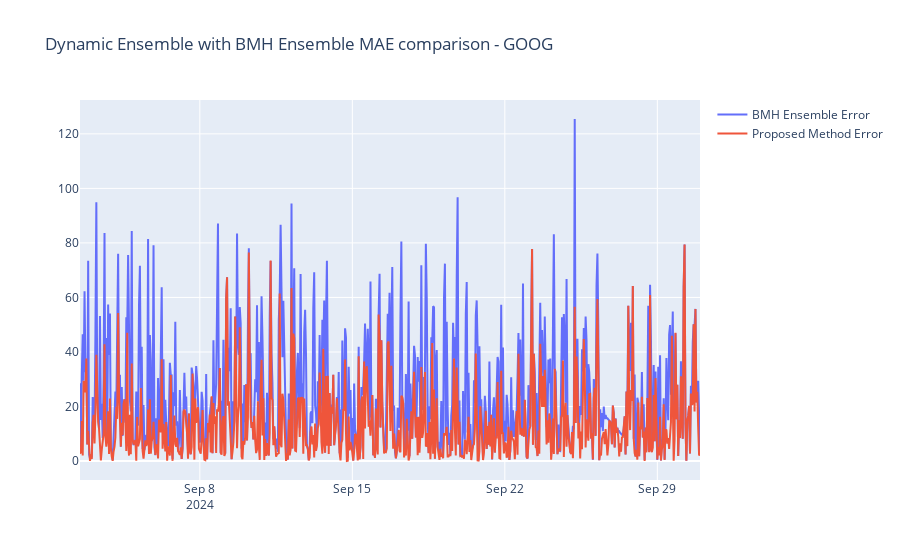

Here is the notebook cell this chart was saved with:
### Code cell
fig = go.Figure()
fig.update_layout(title="Dynamic Ensemble with BMH Ensemble MAE comparison - GOOG")
fig.add_trace(go.Scatter(x=df_test['ds'], y = bmh_errors, mode='lines', name='BMH Ensemble Error'))
fig.add_trace(go.Scatter(x=df_test['ds'], y=de_error, mode='lines', name='Proposed Method Error'))
fig.show()

### Figure 1 — Plotly figure (JSON) as saved in the notebook; plotly's stock layout.template omitted (floating-point values rounded to 4 significant figures; data arrays with more than 128 entries replaced by an {"elided": "..."} marker saying what was removed)
{"data": [{"mode": "lines", "name": "BMH Ensemble Error", "type": "scatter", "uid": "bc8fac54-bc35-4fcd-b192-cd33f3a4cb07", "x": {"elided": "684 str values"}, "y": {"elided": "684 float values"}}, {"mode": "lines", "name": "Proposed Method Error", "type": "scatter", "uid": "627829e6-8187-4028-bcae-d686167c6515", "x": {"elided": "684 str values"}, "y": {"elided": "684 float values"}}], "layout": {"title": {"text": "Dynamic Ensemble with BMH Ensemble MAE comparison - GOOG"}}}
